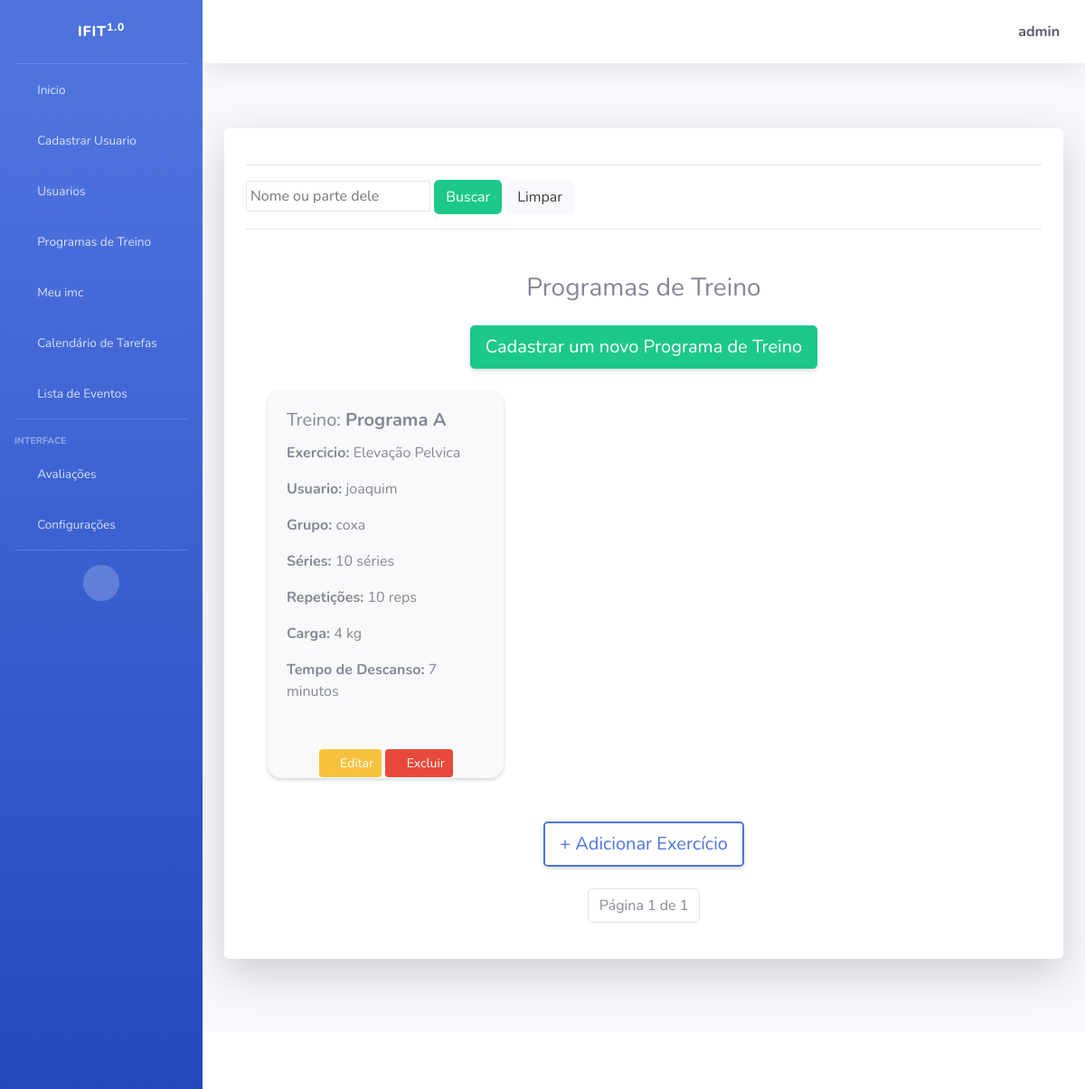
Page /listar/training-exercicios/ (signed in) on the earlier database version.
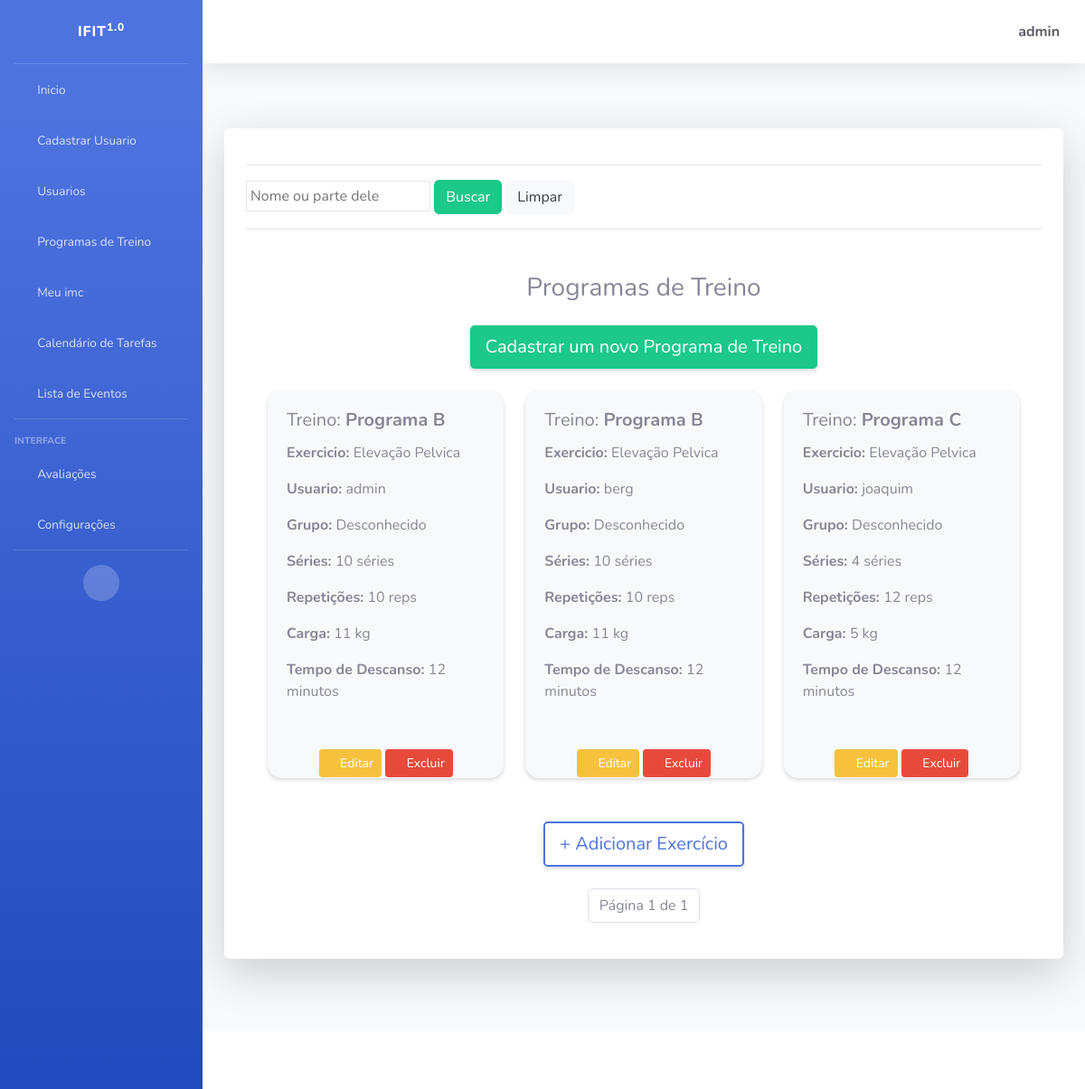
Same page on the later database version.
### cadastros/models.py (models this page shows, shortened)
class TrainingExercicio(models.Model):
    exercicio = models.ForeignKey(Exercicio, related_name='treinamentos', on_delete=models.CASCADE, default=get_default_exercicio)
    nome_programa = models.CharField(max_length=100)
    grupo = models.CharField(max_length=50, default='Desconhecido')
    series = models.PositiveIntegerField(default=10)
    repeticoes = models.PositiveIntegerField(default=10)
    carga = models.IntegerField(default=0, verbose_name="Carga (kg)")
    tempo = models.IntegerField(default=0, verbose_name="Minutos (mn)")
    usuario = models.ForeignKey(User, on_delete=models.CASCADE, default=1)

class Exercicio(models.Model):
    nome = models.CharField(max_length=100, default='Default Name')
    tipo = models.CharField(max_length=50, choices=[('Força', 'Força'), ('Cardio', 'Cardio'), ('Flexibilidade', 'Flexibilidade')], default='Força')

### cadastros/views.py (the view, shortened to what this page needs)
# urls.py: path('listar/training-exercicios/', TrainingExercicioList.as_view(), name='listar-training-exercicios'),
class TrainingExercicioList(LoginRequiredMixin, ListView):
    login_url = reverse_lazy('login')
    model = TrainingExercicio
    template_name = 'cadastros/listas/training_exercicio.html'
    paginate_by = 3
    context_object_name = 'programas'
    def get_queryset(self):
        if self.request.user.is_staff:
            return TrainingExercicio.objects.all()
        else:
            return TrainingExercicio.objects.filter(usuario=self.request.user)

### cadastros/templates/cadastros/listas/training_exercicio.html (shortened to what this page needs)
{% extends 'paginas/index.html' %}
{% load static %}
{% block conteudo %}
<hr>
    <input type="text" name="nome_programa" id="" value="{{ request.GET.nome_programa }}" class="p-1 border" autocomplete="off" placeholder="Nome ou parte dele">
    <button type="submit" class="btn btn-success">Buscar</button>
    <a href="{% url 'listar-training-exercicios' %}" class="btn btn-light">Limpar</a>
<hr>
<div class="container mt-5">
    <h3 class="text-center mb-4">Programas de Treino</h3>
    <div class="text-center mb-4">
        {% if user.is_staff %}
            <a href="{% url 'cadastrar-training-exercicio' %}" class="btn btn-success btn-lg shadow-sm">Cadastrar um novo Programa de Treino</a>
        {% endif %}
    </div>
    <div class="row flex-nowrap overflow-auto">
        {% for training_exercicio in object_list %}
        <div class="col-md-4 mb-4">
            <div class="card border-light shadow-sm" style="border-radius: 15px; background-color: #f8f9fa;">
                <div class="card-body">
                    <h5 class="card-title text-secondary">Treino: <strong>{{ training_exercicio.nome_programa }}</strong></h5>
                    <p><strong>Exercicio: </strong>{{ training_exercicio.exercicio.nome }}</p>
                    <p><strong>Usuario: </strong>{{ training_exercicio.usuario.username }}</p>
                    <p><strong>Grupo: </strong>{{ training_exercicio.grupo }}</p>
                    <p><strong>Séries: </strong>{{ training_exercicio.series }} séries</p>
                    <p><strong>Repetições: </strong>{{ training_exercicio.repeticoes }} reps</p>
                    <p><strong>Carga: </strong>{{ training_exercicio.carga }} kg</p>
                    <p><strong>Tempo de Descanso: </strong>{{ training_exercicio.tempo }} minutos</p>
                </div>
                <div class="text-center mt-3">
                    {% if user.is_staff %}
                        <a href="{% url 'editar-training-exercicio' training_exercicio.pk %}" class="btn btn-warning btn-sm" title="Editar">
                            <i class="fas fa-edit"></i> Editar
                        </a>
                        <a href="{% url 'excluir-training-exercicio' training_exercicio.pk %}" class="btn btn-danger btn-sm" title="Excluir">
                            <i class="fas fa-trash-alt"></i> Excluir
                        </a>
                    {% endif %}
                </div>
            </div>
        </div>
        {% empty %}
        <div class="col-12">
            <div class="alert alert-warning text-center">Nenhum programa de treino encontrado.</div>
        </div>
        {% endfor %}
    </div>
    <div class="text-center mt-4">
        {% if user.is_staff %}
            <a href="{% url 'cadastrar-exercicio' %}" class="btn btn-outline-primary btn-lg shadow-sm" style="border-width: 2px;">+ Adicionar Exercício</a>
        {% endif %}
    </div>
    <div class="d-flex justify-content-center mt-4">
        <nav aria-label="Paginação">
            <ul class="pagination">
                <li class="page-item disabled">
                    <span class="page-link">Página {{ page_obj.number }} de {{ page_obj.paginator.num_pages }}</span>
                </li>
            </ul>
        </nav>
    </div>
</div>
{% endblock %}

### paginas/templates/paginas/index.html (shortened to what this page needs)
{% load static %}
<!DOCTYPE html>
<html lang="pt-br">
<head>
    <link href={% static "fontawesome-free/css/all.min.css" %} rel="stylesheet" type="text/css">
    <link href={% static "css/sb-admin-2.min.css" %} rel="stylesheet" type="text/css">
    <link href={% static "css/sb-admin-2.min.css" %} rel="stylesheet">
</head>
<body id="page-top">
    <div id="wrapper">
        <ul class="navbar-nav bg-gradient-primary sidebar sidebar-dark accordion" id="accordionSidebar">
            <a class="sidebar-brand d-flex align-items-center justify-content-center" href="index.html">
                <div class="sidebar-brand-text mx-3">IFIT<sup>1.0</sup></div>
            </a>
            <hr class="sidebar-divider my-0">
            <li class="nav-item {% if request.path == '/' or request.path == '/inicio/' %}active{% endif %}">
                <a class="nav-link" href="{% url 'inicio' %}">
                    <i class="fas fa-fw fa-home"></i>
                    <span>Inicio</span>
                </a>
            </li>
            <li class="nav-item {% if request.path == '/registrar/' %}active{% endif %}">
                {% if user.is_staff %}
                    <a class="nav-link" href="{% url 'registrar' %}">
                        <i class="fas fa-fw fa-plus"></i>
                        <span>Cadastrar Usuario</span>
                    </a>
                {% endif %}
            </li>
            <li class="nav-item {% if request.path == '/listar-usersauth/' %}active{% endif %}">
                {% if user.is_staff %}
                    <a class="nav-link" href="{% url 'listar-usersauth' %}">
                        <i class="fas fa-fw fa-user"></i>
                        <span>Usuarios</span>
                    </a>
                {% endif %}
            </li>
            <li class="nav-item {% if request.path == '/listar-training-exercicios/' %}active{% endif %}">
                <a class="nav-link" href="{% url 'listar-training-exercicios' %}">
                    <i class="fas fa-fw fa-dumbbell"></i>
                    <span>Programas de Treino</span>
                </a>
            </li>
            <li class="nav-item {% if request.path == '/listar-training-exercicios/' %}active{% endif %}">
                <a class="nav-link" href="{% url 'progresso_imc' %}">
                    <i class="fas fa-fw fa-balance-scale"></i>
                    <span>Meu imc</span>
                </a>
            </li>
            <li class="nav-item {% if request.path == '/calendar/' %}active{% endif %}">
                <a class="nav-link" href="{% url 'calendar' %}">
                    <i class="fas fa-fw fa-calendar"></i>
                    <span>Calendário de Tarefas</span>
                </a>
            </li>
            <li class="nav-item {% if request.path == '/task-list/' %}active{% endif %}">
                <a class="nav-link" href="{% url 'task-list' %}">
                    <i class="fas fa-fw fa-clipboard"></i>
                    <span>Lista de Eventos</span>
                </a>
            </li>
            <hr class="sidebar-divider">
            <div class="sidebar-heading">
                Interface
            </div>
            <li class="nav-item {% if request.path == '/avaliacoes/' or request.path == '/listar-avaliacoes/' %}active{% endif %}">
                <a class="nav-link collapsed" href="#" data-toggle="collapse" data-target="#collapseTwo"
                    aria-expanded="true" aria-controls="collapseTwo">
                    <i class="fas fa-fw fa-heartbeat"></i>
                    <span>Avaliações</span>
                </a>
            </li>
            <li class="nav-item {% if request.path == '/atualizar-dados/' %}active{% endif %}">
                <a class="nav-link collapsed" href="#" data-toggle="collapse" data-target="#collapseUtilities"
                    aria-expanded="true" aria-controls="collapseUtilities">
                    <i class="fas fa-fw fa-wrench"></i>
                    <span>Configurações</span>
                </a>
            </li>
            <hr class="sidebar-divider d-none d-md-block">
            <div class="text-center d-none d-md-inline">
                <button class="rounded-circle border-0" id="sidebarToggle"></button>
            </div>
        </ul>
        <div id="content-wrapper" class="d-flex flex-column">
            <div id="content">
                <nav class="navbar navbar-expand navbar-light bg-white topbar mb-4 static-top shadow">
                    <ul class="navbar-nav ml-auto">
                        <li class="nav-item dropdown no-arrow">
                            {% if request.user.is_authenticated %}
                            <a class="nav-link dropdown-toggle" href="#" id="userDropdown" role="button"
                                data-toggle="dropdown" aria-haspopup="true" aria-expanded="false">
                                <span class="fas fa-user-circle fa-lg fa-fw mr-2 text-dark"></span>
                                <span class="font-weight-bold text-dark">{{ request.user }}</span>
                            </a>
                            {% endif %}
                        </li>
                    </ul>
                </nav>
                <div class="container-fluid py-5">
                    <div class="jumbotron bg-white shadow-lg p-4 rounded">
                        {% block conteudo %}{% endblock %}
                    </div>
                </div>
            </div>
            <footer class="sticky-footer bg-white">
            </footer>
        </div>
    </div>
</body>
</html>

### cadastros/templates/cadastros/listas/training_exercicio.html (style rules this page uses)
.card { transition: transform 0.3s; }

Differences in the rows shown:
removed TrainingExercicio: nome_programa "Programa A", exercicio.nome "Elevação Pelvica", usuario.username "joaquim", grupo "coxa", series "10", repeticoes "10", carga "4", tempo "7"
added TrainingExercicio: nome_programa "Programa B", exercicio.nome "Elevação Pelvica", usuario.username "admin", grupo "Desconhecido", series "10", repeticoes "10", carga "11", tempo "12"
added TrainingExercicio: nome_programa "Programa B", exercicio.nome "Elevação Pelvica", usuario.username "berg", grupo "Desconhecido", series "10", repeticoes "10", carga "11", tempo "12"
added TrainingExercicio: nome_programa "Programa C", exercicio.nome "Elevação Pelvica", usuario.username "joaquim", grupo "Desconhecido", series "4", repeticoes "12", carga "5", tempo "12"
